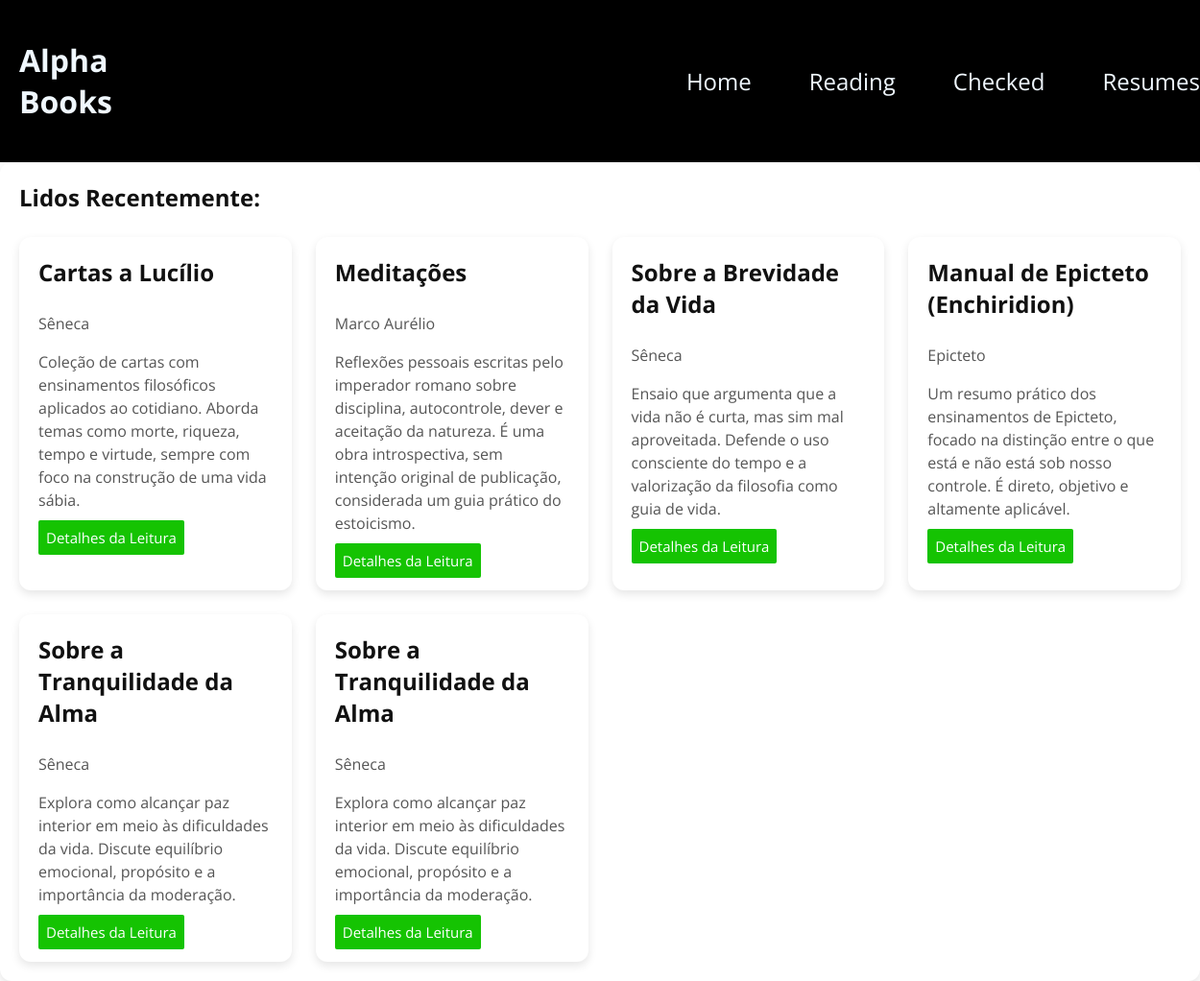
The page / on the database its author committed.
### app/models.py (models this page shows)
class Books(Base):
    __tablename__= "books"
    id= Column(Integer, primary_key=True, index=True)
    title= Column(String, nullable=False)
    author= Column(String, nullable=False)
    year= Column(String)
    description= Column(String)
    read= Column(Boolean, default=False)

### app/routes/book_router.py (the view)
@router.get("/", response_class=HTMLResponse)
async def page_books(request: Request, db:Session=Depends(get_db)):
    books = db.query(Books).all()
    return templates.TemplateResponse("home.html", {
        "request":request,
        "books":books
    })

### app/view/templates/home.html (shortened to what this page needs)
<!DOCTYPE html>
<html lang="en">
<head>
    <link rel="stylesheet" href="/static/css/home.css">
</head>
<body>
    <div class="header">
        <h1>Alpha Books</h1>
        <nav>
            <ul>
                <li><a href="">Home</a></li>
                <li><a href="">Reading</a></li>
                <li><a href="">Checked</a></li>
                <li><a href="">Resumes</a></li>
            </ul>
        </nav>
    </div>
    <main class="books">
        <h2>Lidos Recentemente:</h2>
        <section>
            {% if books %}
            {% for book in books %}
            <div class="books">
                <h2>{{book.title}}</h2>
                <p>{{book.author}}</p>
                <p>{{book.description}}</p>
                <a href="/books/{{ book.id }}" class="botom">Detalhes da Leitura
                </a>
            </div>
            {% endfor %}
            {% else %}
            <p>Nenhum livro adicionado ainda.</p>
            {% endif %}
        </section>
    </main>
</body>
</html>

### app/view/static/css/home.css (style rules this page uses)
* { font-family: "Open Sans", sans-serif; }
body { margin: 0; }
.header { display: flex; width: 100%; background-color: black; color: aliceblue; padding: 20px; justify-content: flex-start; align-items: center; }
.header li { font-size: 24px; padding: 20px; }
.header ul { list-style: none; display: flex; gap: 20px; padding-left: 500px; margin: 0; }
.header a { text-decoration: none; color: aliceblue; }
main { padding: 40px; }
main h2 { margin-bottom: 25px; color: #222; }
section { display: grid; grid-template-columns: repeat(auto-fit, minmax(250px, 1fr)); gap: 25px; }
.books { background-color: white; padding: 20px; border-radius: 12px; box-shadow: 0 4px 10px rgba(0, 0, 0, 0.1); transition: 0.3s; }
.books h2 { margin-top: 0; color: #111; }
.books p { color: #555; line-height: 1.5; }
.botom { background-color: #15c302; border-radius: 2px; text-decoration: none; font-size: 200px; color: #fff; font-size: 15px; padding-top: 8px; padding-bottom: 8px; padding-left: 8px; padding-right: 8px; }

### rows shown on the page
Books: title "Cartas a Lucílio", author "Sêneca", description "Coleção de cartas com ensinamentos filosóficos aplicados ao cotidiano. Aborda temas como morte, riqueza, tempo e virtude, sempre com foco na construção de uma vida sábia."
Books: title "Meditações", author "Marco Aurélio", description "Reflexões pessoais escritas pelo imperador romano sobre disciplina, autocontrole, dever e aceitação da natureza. É uma obra introspectiva, sem intenção original de publicação, considerada um guia prático do estoicismo."
Books: title "Sobre a Brevidade da Vida", author "Sêneca", description "Ensaio que argumenta que a vida não é curta, mas sim mal aproveitada. Defende o uso consciente do tempo e a valorização da filosofia como guia de vida."
Books: title "Manual de Epicteto (Enchiridion)", author "Epicteto", description "Um resumo prático dos ensinamentos de Epicteto, focado na distinção entre o que está e não está sob nosso controle. É direto, objetivo e altamente aplicável."
Books: title "Sobre a Tranquilidade da Alma", author "Sêneca", description "Explora como alcançar paz interior em meio às dificuldades da vida. Discute equilíbrio emocional, propósito e a importância da moderação."
Books: title "Sobre a Tranquilidade da Alma", author "Sêneca", description "Explora como alcançar paz interior em meio às dificuldades da vida. Discute equilíbrio emocional, propósito e a importância da moderação."
